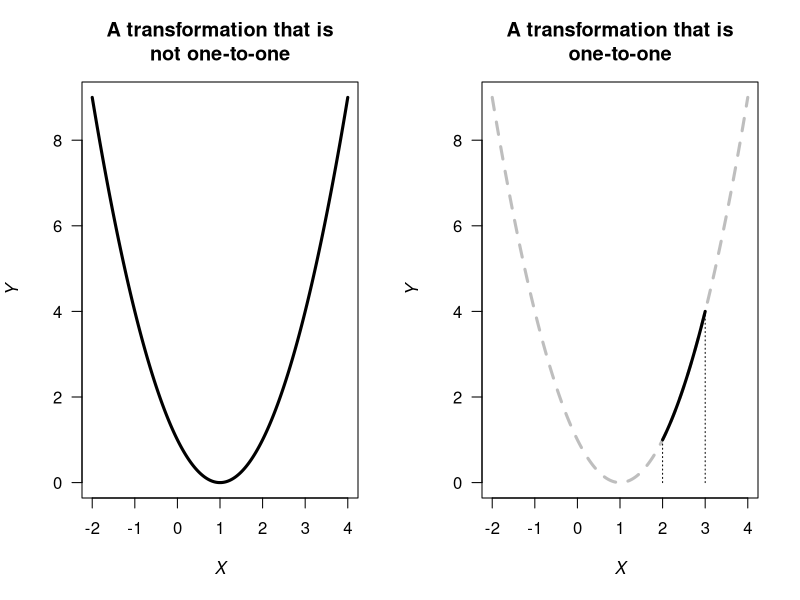
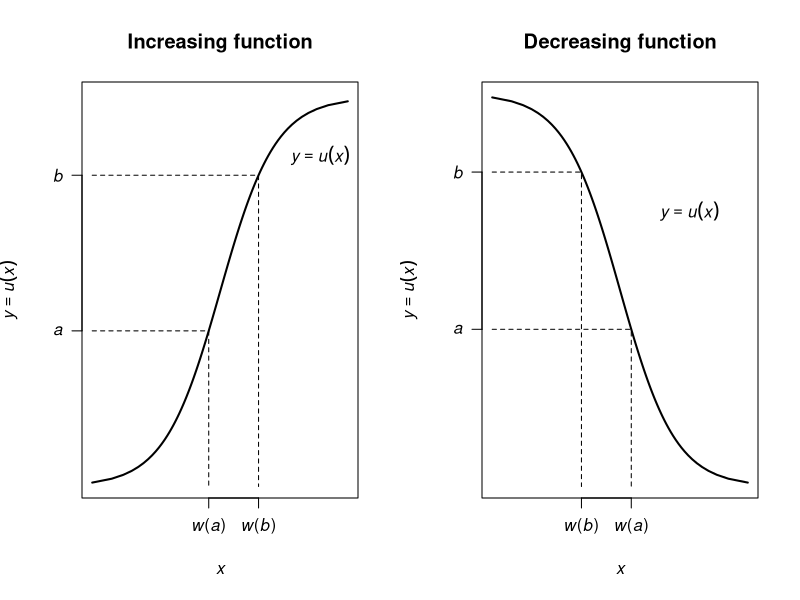
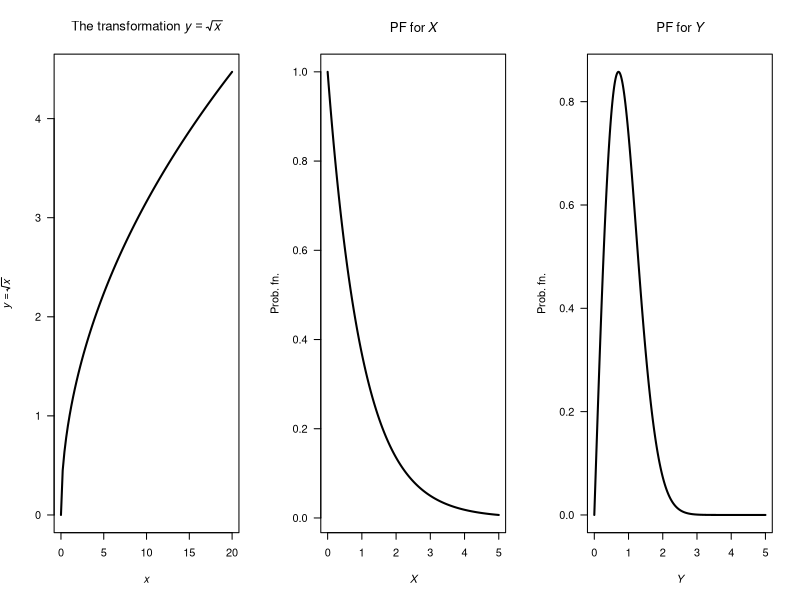
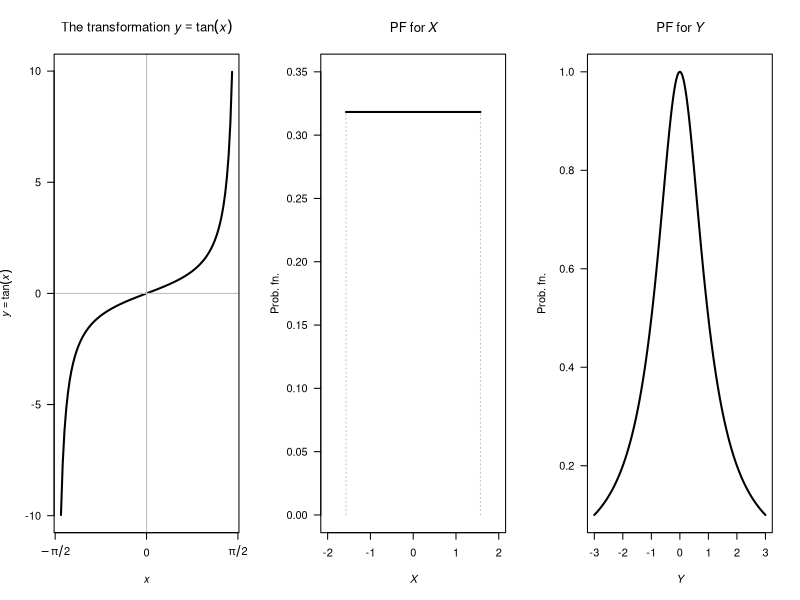
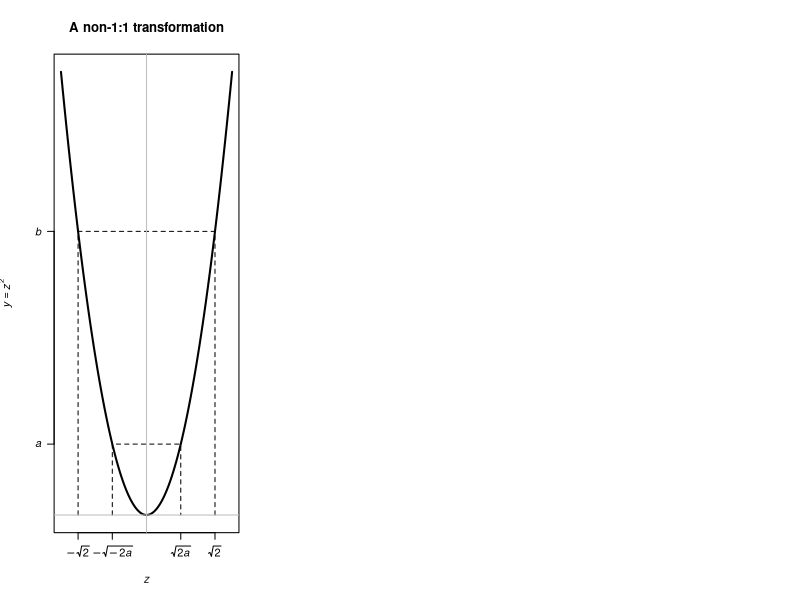
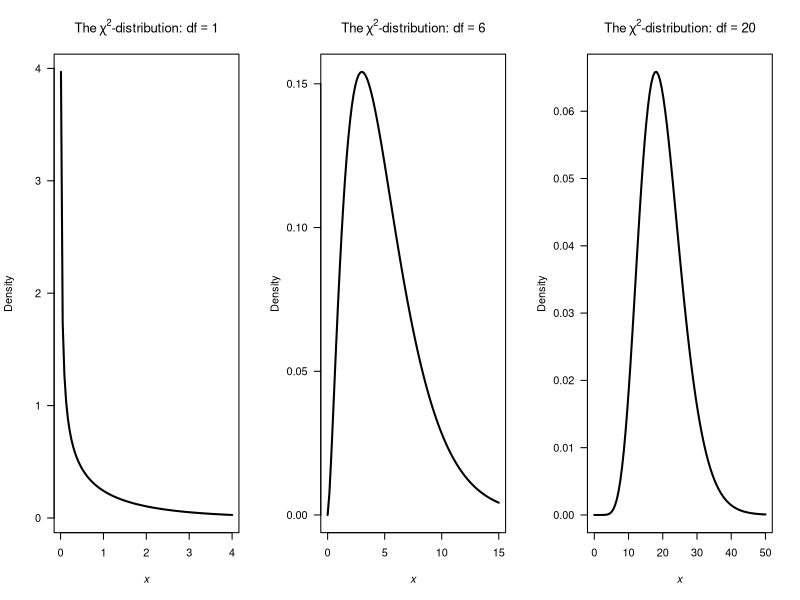

Source code (R) for these figures, in order:
## ---- chunk 1
par(mfrow = c(1, 2))

x <- seq(-2, 4, 
         length = 500)
y <- (x - 1)^2

x1 <- seq(2, 3,
          length = 500)
y1 <- (x1 - 1)^2

plot( y ~ x,
      type = "l",
      las = 1,
      lwd = 3,
      xlab = expression(italic(X)),
      ylab = expression(italic(Y)),
      main = "A transformation that is\nnot one-to-one")

plot( y ~ x,
      type = "l",
      las = 1,
      col = "grey",
      lwd = 3,
      lty = 2,
      xlab = expression(italic(X)),
      ylab = expression(italic(Y)),
      main = "A transformation that is\none-to-one")
lines( y1 ~ x1,
       lwd = 3)
lines(x = c(min(x1), min(x1)),
      y = c(0, min(y1)),
      lty = 3)
lines(x = c(max(x1), max(x1)),
      y = c(0, max(y1)),
      lty = 3)
## ---- chunk 2
Bivar4Table <- array( dim = c(2, 4))

Bivar4Table[1, ] <- c("$x_1 = -1$", "$0.3$", "$0.1$", "$0.1$")
Bivar4Table[2, ] <- c("$x_1 = +1$", "$0.2$", "$0.2$", "$0.1$")


Bivar4Table.caption <- "A bivariate probability function"
if( knitr::is_latex_output() ) {
  knitr::kable(Bivar4Table,
               format = "latex",
               booktabs = TRUE,
               col.names = c("",
                             "$x_2 = 0$",
                             "$x_2 = 1$",
                             "$x_2 = 2$"),
               align = "r",
               longtable = FALSE,                
               escape = FALSE,
               caption = Bivar4Table.caption) %>%
    kable_styling(font_size = 10) %>%
    row_spec(0, bold = TRUE) 
}
if( knitr::is_html_output() ) {
  knitr::kable(Bivar4Table,
               escape = TRUE,
               format = "html",
               booktabs = TRUE,
               align = "r",
               longtable = FALSE,                
               col.names = c("",
                             "$x_2 = 0$",
                             "$x_2 = 1$",
                             "$x_2 = 2$"),
               caption = Bivar4Table.caption) %>%
    row_spec(0, bold = TRUE) 
}
## ---- chunk 3
Bivar5Table <- array( dim = c(2, 6))

Bivar5Table[1, ] <- c("$y_2 = -2$", "$0.3$", "$0.1$", "$0.1$", "$0.0$", "$0.0$")
Bivar5Table[2, ] <- c("$y_2 = +2$", "$0.0$", "$0.0$", "$0.2$", "$0.2$", "$0.1$")


Bivar5Table.caption <- "The joint probability function for $Y_1$ and $Y_2$"
if( knitr::is_latex_output() ) {
  knitr::kable(Bivar5Table,
               format = "latex",
               booktabs = TRUE,
               col.names = c("",
                             "$y_1 = -1$",
                             "$y_2 = 0$",
                             "$y_3 = 1$",
                             "$y_4 = 2$",
                             "$y_5 = 3$"),
               align = "r",
               longtable = FALSE,                
               escape = FALSE,
               caption = Bivar5Table.caption) %>%
    kable_styling(font_size = 10) %>%
    row_spec(0, bold = TRUE) 
}
if( knitr::is_html_output() ) {
  knitr::kable(Bivar5Table,
               escape = TRUE,
               format = "html",
               booktabs = TRUE,
               align = "r",
               longtable = FALSE,                
               col.names = c("",
                             "$y_1 = -1$",
                             "$y_1 = 0$",
                             "$y_1 = 1$",
                             "$y_1 = 2$",
                             "$y_1 = 3$"),
               caption = Bivar5Table.caption) %>%
    row_spec(0, bold = TRUE) 
}
## ---- chunk 4
par( mfrow = c(1, 2))

logit <- function(x) { 
  log(x / (1 - x)) 
  }

y <- seq(0.01, 1,
         length = 100)
x <- logit(y)

y0 <- 0.4
y1 <- 0.8

x0 <- logit( y0 )
x1 <- logit( y1 )

plot( x = x,
      y = y,
      lwd = 2,
      axes = FALSE,
      type = "l",
      main = "Increasing function",
      xlab = expression(italic(x)),
      ylab = expression(italic(y)==italic(u)(italic(x))))
axis(side = 2,
     las = 1,
     at = c(y0, y1),
     labels = c(expression(italic(a)), 
                expression(italic(b))) ) 
axis(side = 1,
     at = c(x0, x1 ),
     labels = c(expression(italic(w)*paste("(",italic(a),")")),
                expression(italic(w)*paste("(",italic(b),")")) ) )
box()

lines( x = c( min(x), x0, x0),
       y = c(y0, y0, 0),
       lty = 2)
lines( x = c( min(x), x1, x1),
       y = c(y1, y1, 0),
       lty = 2)

text(x = 3.6,
     y = 0.85,
     label = expression(italic(y)==italic(u)(italic(x))))



logit2 <- function(x) { 
  -log(x / (1 - x)) 
  }

y <- seq(0.01, 0.99,
         length = 100)
x <- logit2(y)

y0 <- 0.4
y1 <- 0.8

x0 <- logit2( y0 )
x1 <- logit2( y1 )

plot( x = x,
      y = y,
      lwd = 2,
      axes = FALSE,
      type = "l",
      main = "Decreasing function",
      xlab = expression(italic(x)),
      ylab = expression(italic(y)==italic(u)(italic(x))))
axis(side = 2,
     las = 1,
     at = c(y0, y1),
     labels = c(expression(italic(a)), 
                expression(italic(b))) ) 
axis(side = 1,
     at = c(x0, x1),
     labels = c(expression(italic(w)*paste("(",italic(a),")")),
                expression(italic(w)*paste("(",italic(b),")")) ) )
box()

lines( x = c( min(x), x0, x0),
       y = c(y0, y0, 0),
       lty = 2)
lines( x = c( min(x), x1, x1),
       y = c(y1, y1, 0),
       lty = 2)

text(x = 2.5,
     y = 0.7,
     label = expression(italic(y)==italic(u)(italic(x))))
## ---- chunk 5
par(mfrow = c(1, 3))

x <- seq(0, 20,
         length = 100)
y <- sqrt(x)

plot(x = x,
     y = y,
     lwd = 2,
     las = 1,
     main = expression(paste("The transformation ", italic(y) == sqrt(italic(x)))),
     xlab = expression(italic(x)),
     ylab = expression( italic(y) == sqrt(italic(x))),
     type = "l")




x <- seq(0, 5,
         length = 500)
fx <- exp(-x)

plot(fx ~ x,
     xlab = expression(italic(X)),
     ylab = "Prob. fn.",
     main = expression(PF~"for"~italic(X)),
     type="l",
     las = 1,
     lwd = 2)






y <- seq(0, 5,
         length = 500)
fy <- 2 * y * exp(-y^2)

plot(fy ~ y,
     xlab = expression(italic(Y)),
     ylab = "Prob. fn.",
     main = expression(PF~"for"~italic(Y)),
     type="l",
     las = 1,
     lwd = 2)
## ---- chunk 6
par(mfrow = c(1, 3))

x <- seq(-pi/2 + 0.1, 
         pi/2 - 0.1,
         length = 100)
y <- tan(x)

plot(x = x,
     y = y,
     lwd = 2,
     las = 1,
     axes = FALSE,
     main = expression(paste("The transformation ", italic(y) == plain(tan)(italic(x)))),
     xlab = expression(italic(x)),
     ylab = expression( italic(y) == plain(tan)(italic(x))),
     type = "l")
axis(side = 2,
     las = 1)
axis(side = 1,
     at = c(-pi/2, 0, pi/2),
     labels = c(expression(-pi/2),
                "0",
                expression(pi/2)) )
abline(h = 0, 
       lty = 1,
       col = "grey")
abline(v = 0, 
       lty = 1,
       col = "grey")
box()




x <- seq(-pi/2, pi/2,
         length = 500)
fx <- rep(1/pi, length(x) )

plot(fx ~ x,
     xlab = expression(italic(X)),
     ylab = "Prob. fn.",
     main = expression(PF~"for"~italic(X)),
     type="l",
     ylim = c(0, 0.35),
     xlim = c(-2, 2),
     las = 1,
     lwd = 2)
lines( x = c(-pi/2, -pi/2),
       y = c(0, 1/pi),
       lty = 3,
       col = "grey")
lines( x = c(pi/2, pi/2),
       y = c(0, 1/pi),
       lty = 3,
       col = "grey")


#######################

y <- seq(-3, 3,
         length = 500)
fy <- 1 / (1 + y^2)

plot(fy ~ y,
     xlab = expression(italic(Y)),
     ylab = "Prob. fn.",
     main = expression(PF~"for"~italic(Y)),
     type="l",
     las = 1,
     lwd = 2)
## ---- chunk 7
x <- seq(-5, 5,
         length = 100)
square <- function(x) { x^2 }

y <- square(x)

x1 <- -4
x2 <- -2
x3 <- 2
x4 <- 4

y1 <- square(x1)
y2 <- square(x2)
y3 <- square(x3)
y4 <- square(x4)

plot(x = x,
     y = y,
     lwd = 2,
     las = 1,
     axes = FALSE,
     main = "A non-1:1 transformation",
     xlab = expression(italic(z)),
     ylab = expression(italic(y) == italic(z)^2),
     type = "l")
axis(side = 1,
     at = c(x1, x2, x3, x4),
     labels = c( expression(-sqrt(2)),
                 expression(-sqrt(-2*italic(a))),
                 expression(sqrt(2*italic(a))),
                 expression(sqrt(2)) ) )
axis(side = 2,
     las = 1,
     at = c(y1, y2),
     label = c(expression(italic(b)),
               expression(italic(a))))
box()


lines( x = c(x1, x1, x4, x4),
       y = c(0, y1, y4, 0),
       lty = 2)
lines( x = c(x2, x2, x3, x3),
       y = c(0, y2, y3, 0),
       lty = 2)

abline(h = 0,
       col = "grey")
abline(v = 0,
       col = "grey")

## ---- chunk 8
par( mfrow = c(1, 3))

xx <- seq(0.01, 4,
          length = 100)

plot( x = xx,
      y = dchisq(xx, df = 1),
#      ylim = c(0, 0.4),
      lwd = 2,
      type = "l",
      xlab = expression(italic(x)),
      ylab = "Density",
      las = 1,
      main = expression( paste("The"~chi^2*"-distribution: df"==1)))

xx <- seq(0.001, 15,
          length = 100)
plot( x = xx,
      y = dchisq(xx, df = 5),
      lwd = 2,
      type = "l",
      xlab = expression(italic(x)),
      ylab = "Density",
      las = 1,
      main = expression( paste("The"~chi^2*"-distribution: df"==6)))


xx <- seq(0.001, 50,
          length = 100)
plot( x = xx,
      y = dchisq(xx, df = 20),
      lwd = 2,
      type = "l",
      xlab = expression(italic(x)),
      ylab = "Density",
      las = 1,
      main = expression( paste("The"~chi^2*"-distribution: df"==20)))
## ---- chunk 9
qchisq(0.9, df = 12)
